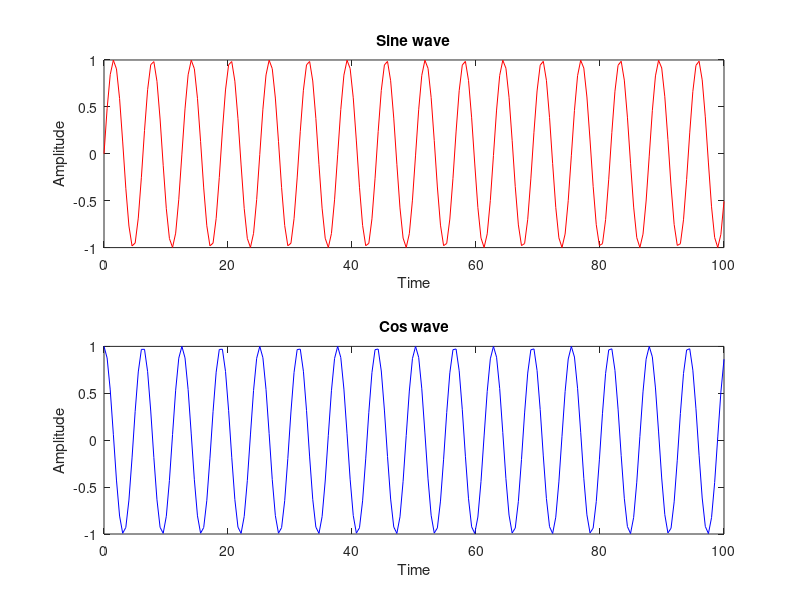

This chart was generated by the following MATLAB code:
% Creating an array

array = [1 2 2; 10 8 8; 8 7 9];

% clc and clear all


% String initialisation
string = 'Hello World';

% Print
disp(array);


% %  For loop
 for i =1:10
     disp(i);     
 end
 
 
% Subtract
 a = [1 2 3; 9 8 7];
 b = [5 8 9; 8 7 4];
 sub = a - b;
% 
% 
% 
% w = 1:10;
% divide = 1/3;
% value = 2^2;
% disp(size(w));


% linspace move from 0 to 100 with 200 points in between
%  an = a + (n-1)*d)
% % 100 = 0 + (200-1)*d
% % 100/199 = d => 0.5025
 x = linspace(0, 100, 200);
 y = sin(x);
 n = cos(x);
 
% rows, collumns, position
subplot(2, 1 , 1)
plot(x, y, 'r');
 title("Sine wave")
 xlabel("Time")
 ylabel("Amplitude")
% 
% % X axis and then Y axis, can play with the axis
% axis([0 100 -4 4])
% 
% % rows, collumns, position
 subplot(2, 1 , 2)
 plot(x, n, 'b');
 title("Cos wave")
 xlabel("Time")
 ylabel("Amplitude")
